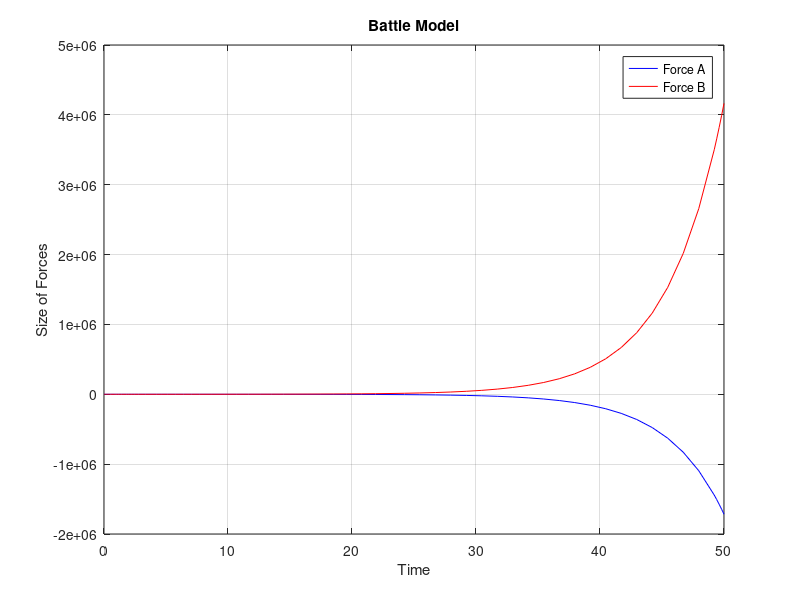

MATLAB code for this plot:
% Define parameters
rA = 0.1;  % Growth rate of force A
rB = 0.2;  % Growth rate of force B
k = 0.05;  % Interaction parameter

% Define the Battle Model equations
dAdt = @(t, A, B) rA * A - k * B;
dBdt = @(t, A, B) rB * B - k * A;

% Define initial conditions
A0 = 100;  % Initial size of force A
B0 = 120;  % Initial size of force B

% Define time span for simulation
tspan = [0, 50];

% Solve the system of ODEs using ode45
[t, y] = ode45(@(t, y) [dAdt(t, y(1), y(2)); dBdt(t, y(1), y(2))], tspan, [A0; B0]);

% Plot the results
plot(t, y(:, 1), 'b-', t, y(:, 2), 'r-');
xlabel('Time');
ylabel('Size of Forces');
title('Battle Model');
legend('Force A', 'Force B');
grid on;
